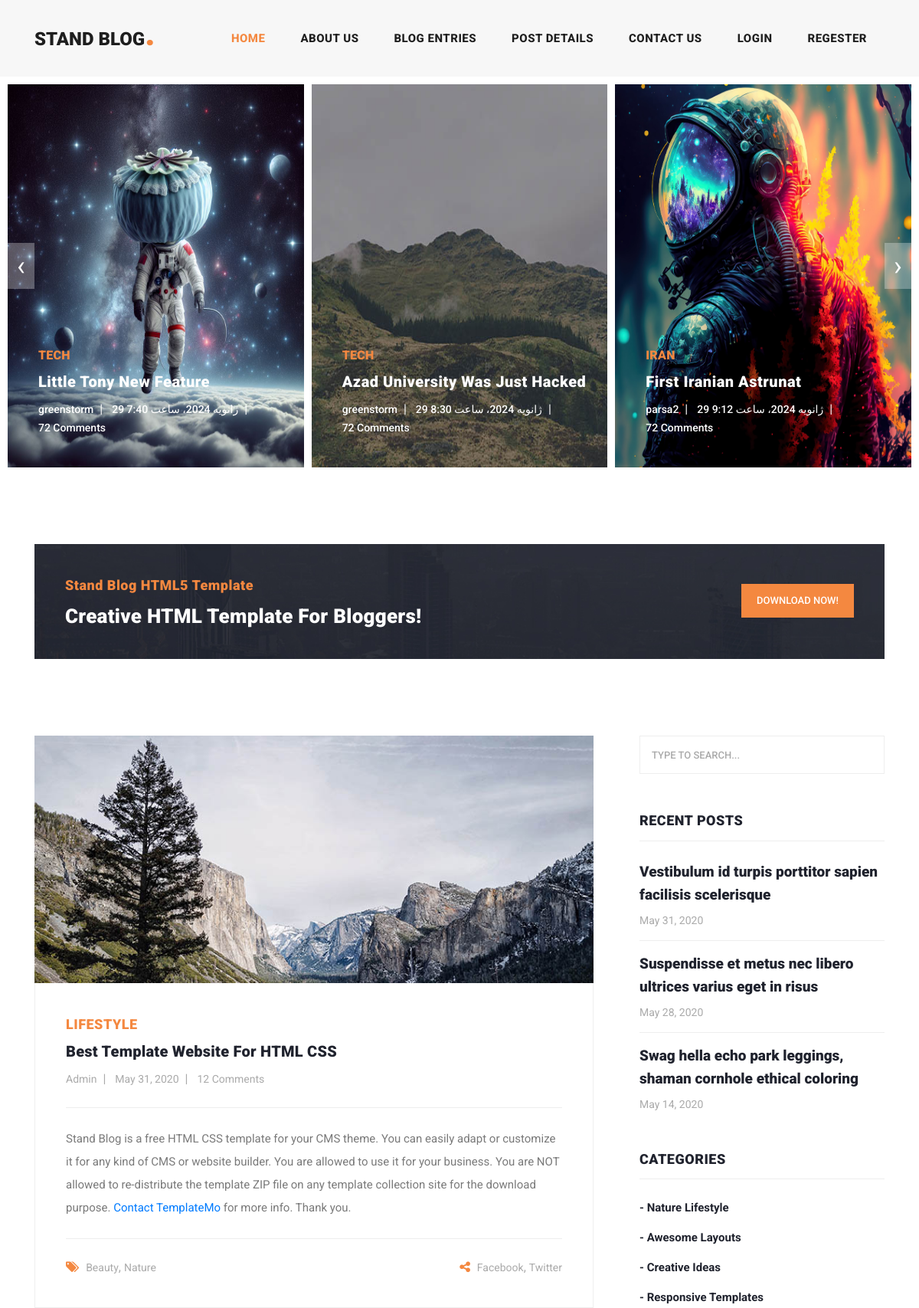
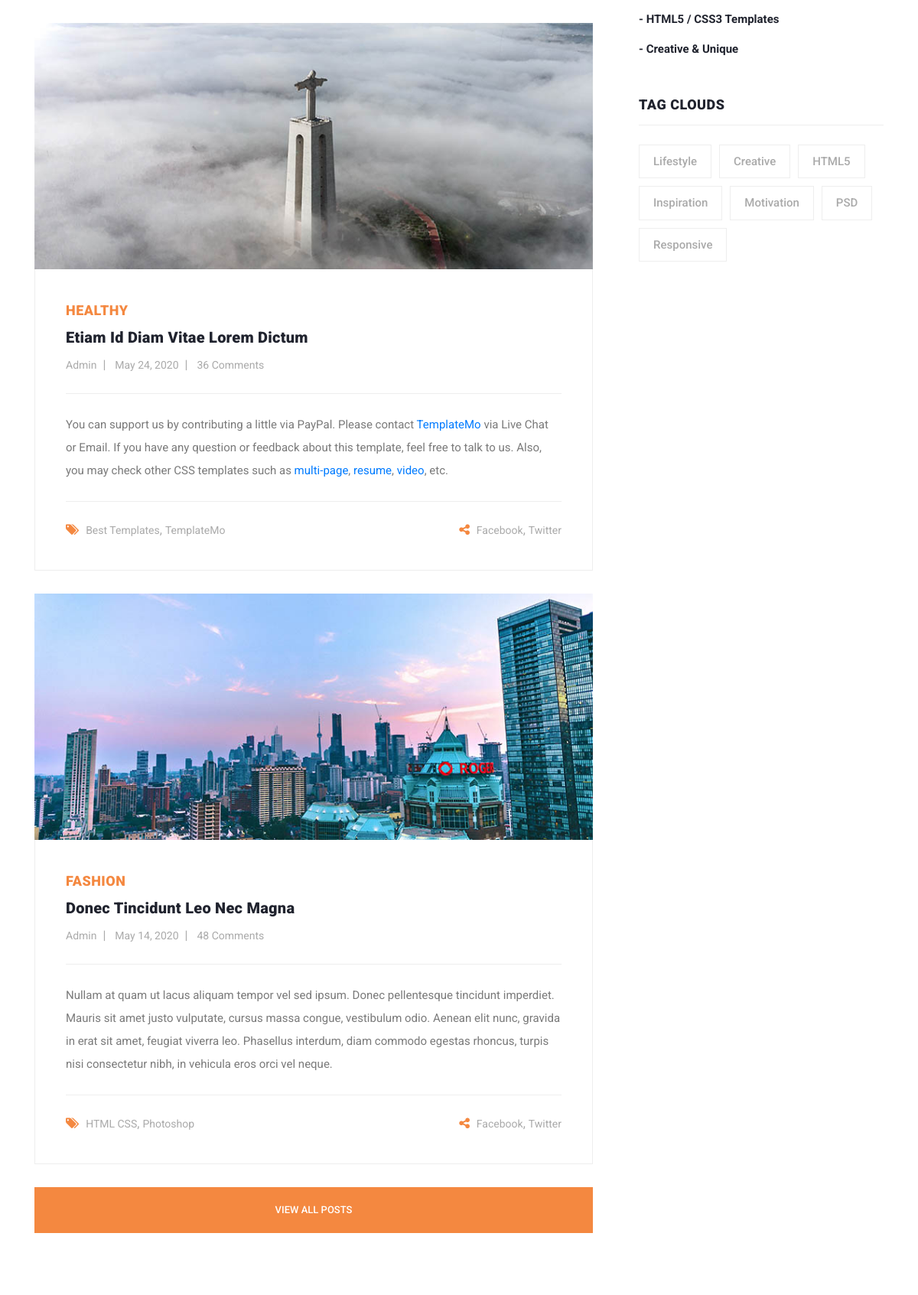
The page / (upper part) on the database its author committed (2 pictures, top to bottom).
### blog/models.py (models this page shows, shortened)
class articale(models.Model):
    writer = models.ForeignKey(User, on_delete=models.CASCADE)
    title = models.CharField(max_length=50)
    image = models.ImageField(upload_to="images/")
    body = models.TextField()
    date = models.DateTimeField(auto_now_add=True)
    updated = models.DateTimeField(auto_now=True)
    category = models.ManyToManyField(Category)

class Category(models.Model):
    title = models.CharField(max_length=50)
    date = models.DateField(auto_now=True)
    def __str__(self):
        return self.title

### home/views.py (the view)
# urls.py: path('', include("home.urls")),
def home(request):
    articales = articale.objects.all()
    return render(request, "home/index.html", context={'articales' : articales})

### home/templates/home/index.html (shortened to what this page needs)
{% load static %}
<!DOCTYPE html>
<html lang="en">
  <head>
    <link href="{% static "vendor/bootstrap/css/bootstrap.min.css"%}" rel="stylesheet">
    <link rel="stylesheet" href="{% static "/css/fontawesome.css" %}">
    <link rel="stylesheet" href="{% static "/css/templatemo-stand-blog.css" %}">
    <link rel="stylesheet" href="{% static "/css/owl.css" %}">
  </head>
  <body>
    <header class="">
      <nav class="navbar navbar-expand-lg">
        <div class="container">
          <a class="navbar-brand" href="index.html"><h2>Stand Blog<em>.</em></h2></a>
          <div class="collapse navbar-collapse" id="navbarResponsive">
            <ul class="navbar-nav ml-auto">
              <li class="nav-item active">
                <a class="nav-link" href="index.html">Home
                </a>
              </li>
              <li class="nav-item">
                <a class="nav-link" href="about.html">About Us</a>
              </li>
              <li class="nav-item">
                <a class="nav-link" href="blog.html">Blog Entries</a>
              </li>
              <li class="nav-item">
                <a class="nav-link" href="post-details.html">Post Details</a>
              </li>
              <li class="nav-item">
                <a class="nav-link" href="contact.html">Contact Us</a>
              </li>
              <li class="nav-item">
                {% if not request.user.is_authenticated %}
                <a class="nav-link" href="{% url 'accounts:login'%}">Login</a>
                {% elif request.user.is_staff %}
                <a class="nav-link" href="{% url 'home:logout' %}">logout {{ request.user.username }}</a>
                <li class="nav-item">
                <a class="nav-link" href="/admin">admin</a>
                </li>
                {% else %}
                <a class="nav-link" href="{% url 'home:logout' %}">logout {{ request.user.username }}</a>
                {% endif %}
              </li>
              <li class="nav-item">
                {% if not request.user.is_authenticated %}
                <a class="nav-link" href="{% url 'accounts:regester' %}">regester</a>
                {% endif %}
              </li>
            </ul>
          </div>
        </div>
      </nav>
    </header>
    <div class="main-banner header-text">
      <div class="container-fluid">
        <div class="owl-banner owl-carousel">
          {% for articale in articales %}
          <div class="item">
            <img src="{{articale.image.url}}" alt="" width="500" height="500">
            <div class="item-content">
              <div class="main-content">
                <div class="meta-category">
                  <span>{{ articale.category.first }}</span>
                </div>
                <a href="post-details.html"><h4>{{articale.title}} </h4></a>
                <ul class="post-info">
                  <li><a href="#">{{ articale.writer }}</a></li>
                  <li><a href="#">{{ articale.date }}</a></li>
                  <li><a href="#">72 Comments</a></li>
                </ul>
              </div>
            </div>
          </div>
          {% endfor %}
        </div>
      </div>
    </div>
    <section class="call-to-action">
      <div class="container">
        <div class="row">
          <div class="col-lg-12">
            <div class="main-content">
              <div class="row">
                <div class="col-lg-8">
                  <span>Stand Blog HTML5 Template</span>
                  <h4>Creative HTML Template For Bloggers!</h4>
                </div>
                <div class="col-lg-4">
                  <div class="main-button">
                    <a rel="nofollow" href="https://templatemo.com/tm-551-stand-blog" target="_parent">Download Now!</a>
                  </div>
                </div>
              </div>
            </div>
          </div>
        </div>
      </div>
    </section>
    <section class="blog-posts">
      <div class="container">
        <div class="row">
          <div class="col-lg-8">
            <div class="all-blog-posts">
              <div class="row">
                <div class="col-lg-12">
                  <div class="blog-post">
                    <div class="blog-thumb">
                      <img src="{% static "/images/blog-post-01.jpg" %}" alt="">
                    </div>
                    <div class="down-content">
                      <span>Lifestyle</span>
                      <a href="post-details.html"><h4>Best Template Website for HTML CSS</h4></a>
                      <ul class="post-info">
                        <li><a href="#">Admin</a></li>
                        <li><a href="#">May 31, 2020</a></li>
                        <li><a href="#">12 Comments</a></li>
                      </ul>
                      <p>Stand Blog is a free HTML CSS template for your CMS theme. You can easily adapt or customize it for any kind of CMS or website builder. You are allowed to use it for your business. You are NOT allowed to re-distribute the template ZIP file on any template collection site for the download purpose. <a rel="nofollow" href="https://templatemo.com/contact" target="_parent">Contact TemplateMo</a> for more info. Thank you.</p>
                      <div class="post-options">
                        <div class="row">
                          <div class="col-6">
                            <ul class="post-tags">
                              <li><i class="fa fa-tags"></i></li>
                              <li><a href="#">Beauty</a>,</li>
                              <li><a href="#">Nature</a></li>
                            </ul>
                          </div>
                          <div class="col-6">
                            <ul class="post-share">
                              <li><i class="fa fa-share-alt"></i></li>
                              <li><a href="#">Facebook</a>,</li>
                              <li><a href="#"> Twitter</a></li>
                            </ul>
                          </div>
                        </div>
                      </div>
                    </div>
                  </div>
                </div>
                <div class="col-lg-12">
                  <div class="blog-post">
                    <div class="blog-thumb">
                      <img src="{% static "/images/blog-post-02.jpg" %}" alt="">
                    </div>
                    <div class="down-content">
                      <span>Healthy</span>
                      <a href="post-details.html"><h4>Etiam id diam vitae lorem dictum</h4></a>
                      <ul class="post-info">
                        <li><a href="#">Admin</a></li>
                        <li><a href="#">May 24, 2020</a></li>
                        <li><a href="#">36 Comments</a></li>
                      </ul>
                      <p>You can support us by contributing a little via PayPal. Please contact <a rel="nofollow" href="https://templatemo.com/contact" target="_parent">TemplateMo</a> via Live Chat or Email. If you have any question or feedback about this template, feel free to talk to us. Also, you may check other CSS templates such as <a rel="nofollow" href="https://templatemo.com/tag/multi-page" target="_parent">multi-page</a>, <a rel="nofollow" href="https://templatemo.com/tag/resume" target="_parent">resume</a>, <a rel="nofollow" href="https://templatemo.com/tag/video" target="_parent">video</a>, etc.</p>
                      <div class="post-options">
                        <div class="row">
                          <div class="col-6">
                            <ul class="post-tags">
                              <li><i class="fa fa-tags"></i></li>
                              <li><a href="#">Best Templates</a>,</li>
                              <li><a href="#">TemplateMo</a></li>
                            </ul>
                          </div>
                          <div class="col-6">
                            <ul class="post-share">
                              <li><i class="fa fa-share-alt"></i></li>
                              <li><a href="#">Facebook</a>,</li>
                              <li><a href="#">Twitter</a></li>
                            </ul>
                          </div>
                        </div>
                      </div>
                    </div>
                  </div>
                </div>
                <div class="col-lg-12">
                  <div class="blog-post">
                    <div class="blog-thumb">
                      <img src="{% static "/images/blog-post-03.jpg" %}" alt="">
                    </div>
                    <div class="down-content">
                      <span>Fashion</span>
                      <a href="post-details.html"><h4>Donec tincidunt leo nec magna</h4></a>
                      <ul class="post-info">
                        <li><a href="#">Admin</a></li>
                        <li><a href="#">May 14, 2020</a></li>
                        <li><a href="#">48 Comments</a></li>
                      </ul>
                      <p>Nullam at quam ut lacus aliquam tempor vel sed ipsum. Donec pellentesque tincidunt imperdiet. Mauris sit amet justo vulputate, cursus massa congue, vestibulum odio. Aenean elit nunc, gravida in erat sit amet, feugiat viverra leo. Phasellus interdum, diam commodo egestas rhoncus, turpis nisi consectetur nibh, in vehicula eros orci vel neque.</p>
                      <div class="post-options">
                        <div class="row">
                          <div class="col-6">
                            <ul class="post-tags">
                              <li><i class="fa fa-tags"></i></li>
                              <li><a href="#">HTML CSS</a>,</li>
                              <li><a href="#">Photoshop</a></li>
                            </ul>
                          </div>
                          <div class="col-6">
                            <ul class="post-share">
                              <li><i class="fa fa-share-alt"></i></li>
                              <li><a href="#">Facebook</a>,</li>
                              <li><a href="#">Twitter</a></li>
                            </ul>
                          </div>
                        </div>
                      </div>
                    </div>
                  </div>
                </div>
                <div class="col-lg-12">
                  <div class="main-button">
                    <a href="blog.html">View All Posts</a>
                  </div>
                </div>
              </div>
            </div>
          </div>
          <div class="col-lg-4">
            <div class="sidebar">
              <div class="row">
                <div class="col-lg-12">
                  <div class="sidebar-item search">
                    <form id="search_form" name="gs" method="GET" action="#">
                      <input type="text" name="q" class="searchText" placeholder="type to search..." autocomplete="on">
                    </form>
                  </div>
                </div>
                <div class="col-lg-12">
                  <div class="sidebar-item recent-posts">
                    <div class="sidebar-heading">
                      <h2>Recent Posts</h2>
                    </div>
                    <div class="content">
                      <ul>
                        <li><a href="post-details.html">
                          <h5>Vestibulum id turpis porttitor sapien facilisis scelerisque</h5>
                          <span>May 31, 2020</span>
                        </a></li>
                        <li><a href="post-details.html">
                          <h5>Suspendisse et metus nec libero ultrices varius eget in risus</h5>
                          <span>May 28, 2020</span>
                        </a></li>
                        <li><a href="post-details.html">
                          <h5>Swag hella echo park leggings, shaman cornhole ethical coloring</h5>
                          <span>May 14, 2020</span>
                        </a></li>
                      </ul>
                    </div>
                  </div>
                </div>
                <div class="col-lg-12">
                  <div class="sidebar-item categories">
                    <div class="sidebar-heading">
                      <h2>Categories</h2>
                    </div>
                    <div class="content">
                      <ul>
                        <li><a href="#">- Nature Lifestyle</a></li>
                        <li><a href="#">- Awesome Layouts</a></li>
                        <li><a href="#">- Creative Ideas</a></li>
                        <li><a href="#">- Responsive Templates</a></li>
                        <li><a href="#">- HTML5 / CSS3 Templates</a></li>
                        <li><a href="#">- Creative &amp; Unique</a></li>
                      </ul>
                    </div>
                  </div>
                </div>
                <div class="col-lg-12">
                  <div class="sidebar-item tags">
                    <div class="sidebar-heading">
                      <h2>Tag Clouds</h2>
                    </div>
                    <div class="content">
                      <ul>
                        <li><a href="#">Lifestyle</a></li>
                        <li><a href="#">Creative</a></li>
                        <li><a href="#">HTML5</a></li>
                        <li><a href="#">Inspiration</a></li>
                        <li><a href="#">Motivation</a></li>
                        <li><a href="#">PSD</a></li>
                        <li><a href="#">Responsive</a></li>
                      </ul>
                    </div>
                  </div>
                </div>
              </div>
            </div>
          </div>
        </div>
      </div>
    </section>
  </body>
</html>

### rows shown on the page
articale: image (picture), category.first "TECH", title "Little Tony New Feature", writer "greenstorm", date "29 ژانویه 2024، ساعت 7:40"
articale: image (picture), category.first "TECH", title "Azad University Was Just Hacked", writer "greenstorm", date "29 ژانویه 2024، ساعت 8:30"
articale: image (picture), category.first "IRAN", title "First Iranian Astrunat", writer "parsa2", date "29 ژانویه 2024، ساعت 9:12"
